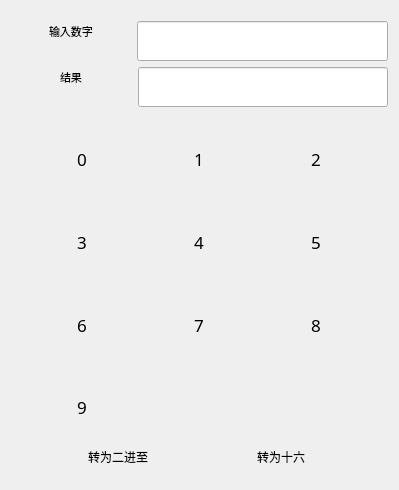
<?xml version="1.0" encoding="UTF-8"?>
<ui version="4.0">
 <class>Dialog</class>
 <widget class="QDialog" name="Dialog">
  <property name="geometry">
   <rect>
    <x>0</x>
    <y>0</y>
    <width>399</width>
    <height>490</height>
   </rect>
  </property>
  <property name="sizePolicy">
   <sizepolicy hsizetype="Ignored" vsizetype="Expanding">
    <horstretch>0</horstretch>
    <verstretch>0</verstretch>
   </sizepolicy>
  </property>
  <property name="minimumSize">
   <size>
    <width>399</width>
    <height>397</height>
   </size>
  </property>
  <property name="font">
   <font>
    <pointsize>6</pointsize>
   </font>
  </property>
  <property name="windowTitle">
   <string>Dialog</string>
  </property>
  <layout class="QVBoxLayout" name="verticalLayout_3">
   <item>
    <layout class="QVBoxLayout" name="verticalLayout">
     <item>
      <layout class="QHBoxLayout" name="horizontalLayout">
       <item alignment="Qt::AlignHCenter">
        <widget class="QLabel" name="label">
         <property name="sizePolicy">
          <sizepolicy hsizetype="Preferred" vsizetype="Preferred">
           <horstretch>0</horstretch>
           <verstretch>0</verstretch>
          </sizepolicy>
         </property>
         <property name="font">
          <font>
           <pointsize>8</pointsize>
          </font>
         </property>
         <property name="text">
          <string>输入数字</string>
         </property>
        </widget>
       </item>
       <item>
        <widget class="QLineEdit" name="lineEdit">
         <property name="sizePolicy">
          <sizepolicy hsizetype="Expanding" vsizetype="Expanding">
           <horstretch>0</horstretch>
           <verstretch>0</verstretch>
          </sizepolicy>
         </property>
         <property name="minimumSize">
          <size>
           <width>251</width>
           <height>40</height>
          </size>
         </property>
         <property name="maximumSize">
          <size>
           <width>250</width>
           <height>20</height>
          </size>
         </property>
         <property name="styleSheet">
          <string notr="true">QLineEdit{
setStyleSheet(&quot;font-size : 9px&quot;); 
}</string>
         </property>
        </widget>
       </item>
      </layout>
     </item>
     <item>
      <layout class="QHBoxLayout" name="horizontalLayout_2">
       <item alignment="Qt::AlignHCenter">
        <widget class="QLabel" name="label_2">
         <property name="sizePolicy">
          <sizepolicy hsizetype="Preferred" vsizetype="Preferred">
           <horstretch>0</horstretch>
           <verstretch>0</verstretch>
          </sizepolicy>
         </property>
         <property name="font">
          <font>
           <pointsize>8</pointsize>
          </font>
         </property>
         <property name="text">
          <string>结果</string>
         </property>
        </widget>
       </item>
       <item>
        <widget class="QLineEdit" name="result">
         <property name="sizePolicy">
          <sizepolicy hsizetype="Expanding" vsizetype="Expanding">
           <horstretch>0</horstretch>
           <verstretch>0</verstretch>
          </sizepolicy>
         </property>
         <property name="minimumSize">
          <size>
           <width>250</width>
           <height>40</height>
          </size>
         </property>
         <property name="maximumSize">
          <size>
           <width>250</width>
           <height>20</height>
          </size>
         </property>
         <property name="styleSheet">
          <string notr="true">QLineEdit{
setStyleSheet(&quot;font-size : 9px&quot;); 
}</string>
         </property>
        </widget>
       </item>
      </layout>
     </item>
    </layout>
   </item>
   <item>
    <layout class="QVBoxLayout" name="verticalLayout_2">
     <item>
      <layout class="QHBoxLayout" name="horizontalLayout_3">
       <item>
        <widget class="QPushButton" name="zerop">
         <property name="sizePolicy">
          <sizepolicy hsizetype="Preferred" vsizetype="Preferred">
           <horstretch>0</horstretch>
           <verstretch>0</verstretch>
          </sizepolicy>
         </property>
         <property name="minimumSize">
          <size>
           <width>80</width>
           <height>80</height>
          </size>
         </property>
         <property name="maximumSize">
          <size>
           <width>45</width>
           <height>45</height>
          </size>
         </property>
         <property name="font">
          <font>
           <family>Lucida Handwriting</family>
           <pointsize>13</pointsize>
          </font>
         </property>
         <property name="text">
          <string>0</string>
         </property>
         <property name="shortcut">
          <string notr="true"/>
         </property>
         <property name="flat">
          <bool>true</bool>
         </property>
        </widget>
       </item>
       <item>
        <widget class="QPushButton" name="onep">
         <property name="sizePolicy">
          <sizepolicy hsizetype="Preferred" vsizetype="Preferred">
           <horstretch>0</horstretch>
           <verstretch>0</verstretch>
          </sizepolicy>
         </property>
         <property name="minimumSize">
          <size>
           <width>80</width>
           <height>80</height>
          </size>
         </property>
         <property name="maximumSize">
          <size>
           <width>45</width>
           <height>45</height>
          </size>
         </property>
         <property name="font">
          <font>
           <family>Lucida Handwriting</family>
           <pointsize>13</pointsize>
          </font>
         </property>
         <property name="text">
          <string>1</string>
         </property>
         <property name="flat">
          <bool>true</bool>
         </property>
        </widget>
       </item>
       <item>
        <widget class="QPushButton" name="twop">
         <property name="sizePolicy">
          <sizepolicy hsizetype="Preferred" vsizetype="Preferred">
           <horstretch>0</horstretch>
           <verstretch>0</verstretch>
          </sizepolicy>
         </property>
         <property name="minimumSize">
          <size>
           <width>80</width>
           <height>80</height>
          </size>
         </property>
         <property name="maximumSize">
          <size>
           <width>45</width>
           <height>45</height>
          </size>
         </property>
         <property name="font">
          <font>
           <family>Lucida Handwriting</family>
           <pointsize>13</pointsize>
          </font>
         </property>
         <property name="text">
          <string>2</string>
         </property>
         <property name="flat">
          <bool>true</bool>
         </property>
        </widget>
       </item>
      </layout>
     </item>
     <item>
      <layout class="QHBoxLayout" name="horizontalLayout_4">
       <item>
        <widget class="QPushButton" name="threep">
         <property name="sizePolicy">
          <sizepolicy hsizetype="Preferred" vsizetype="Preferred">
           <horstretch>0</horstretch>
           <verstretch>0</verstretch>
          </sizepolicy>
         </property>
         <property name="minimumSize">
          <size>
           <width>80</width>
           <height>80</height>
          </size>
         </property>
         <property name="maximumSize">
          <size>
           <width>45</width>
           <height>45</height>
          </size>
         </property>
         <property name="font">
          <font>
           <family>Lucida Handwriting</family>
           <pointsize>13</pointsize>
          </font>
         </property>
         <property name="text">
          <string>3</string>
         </property>
         <property name="flat">
          <bool>true</bool>
         </property>
        </widget>
       </item>
       <item>
        <widget class="QPushButton" name="fourp">
         <property name="sizePolicy">
          <sizepolicy hsizetype="Preferred" vsizetype="Preferred">
           <horstretch>0</horstretch>
           <verstretch>0</verstretch>
          </sizepolicy>
         </property>
         <property name="minimumSize">
          <size>
           <width>80</width>
           <height>80</height>
          </size>
         </property>
         <property name="maximumSize">
          <size>
           <width>45</width>
           <height>45</height>
          </size>
         </property>
         <property name="font">
          <font>
           <family>Lucida Handwriting</family>
           <pointsize>13</pointsize>
          </font>
         </property>
         <property name="text">
          <string>4</string>
         </property>
         <property name="flat">
          <bool>true</bool>
         </property>
        </widget>
       </item>
       <item>
        <widget class="QPushButton" name="fivep">
         <property name="sizePolicy">
          <sizepolicy hsizetype="Preferred" vsizetype="Preferred">
           <horstretch>0</horstretch>
           <verstretch>0</verstretch>
          </sizepolicy>
         </property>
         <property name="minimumSize">
          <size>
           <width>80</width>
           <height>80</height>
          </size>
         </property>
         <property name="maximumSize">
          <size>
           <width>45</width>
           <height>45</height>
          </size>
         </property>
         <property name="font">
          <font>
           <family>Lucida Handwriting</family>
           <pointsize>13</pointsize>
          </font>
         </property>
         <property name="text">
          <string>5</string>
         </property>
         <property name="flat">
          <bool>true</bool>
         </property>
        </widget>
       </item>
      </layout>
     </item>
     <item>
      <layout class="QHBoxLayout" name="horizontalLayout_5">
       <item>
        <widget class="QPushButton" name="sixp">
         <property name="sizePolicy">
          <sizepolicy hsizetype="Preferred" vsizetype="Preferred">
           <horstretch>0</horstretch>
           <verstretch>0</verstretch>
          </sizepolicy>
         </property>
         <property name="minimumSize">
          <size>
           <width>80</width>
           <height>80</height>
          </size>
         </property>
         <property name="maximumSize">
          <size>
           <width>45</width>
           <height>45</height>
          </size>
         </property>
         <property name="font">
          <font>
           <family>Lucida Handwriting</family>
           <pointsize>13</pointsize>
          </font>
         </property>
         <property name="text">
          <string>6</string>
         </property>
         <property name="flat">
          <bool>true</bool>
         </property>
        </widget>
       </item>
       <item>
        <widget class="QPushButton" name="sevenp">
         <property name="sizePolicy">
          <sizepolicy hsizetype="Preferred" vsizetype="Preferred">
           <horstretch>0</horstretch>
           <verstretch>0</verstretch>
          </sizepolicy>
         </property>
         <property name="minimumSize">
          <size>
           <width>80</width>
           <height>80</height>
          </size>
         </property>
         <property name="maximumSize">
          <size>
           <width>45</width>
           <height>45</height>
          </size>
         </property>
         <property name="font">
          <font>
           <family>Lucida Handwriting</family>
           <pointsize>13</pointsize>
          </font>
         </property>
         <property name="text">
          <string>7</string>
         </property>
         <property name="flat">
          <bool>true</bool>
         </property>
        </widget>
       </item>
       <item>
        <widget class="QPushButton" name="eightp">
         <property name="sizePolicy">
          <sizepolicy hsizetype="Preferred" vsizetype="Preferred">
           <horstretch>0</horstretch>
           <verstretch>0</verstretch>
          </sizepolicy>
         </property>
         <property name="minimumSize">
          <size>
           <width>80</width>
           <height>80</height>
          </size>
         </property>
         <property name="maximumSize">
          <size>
           <width>45</width>
           <height>45</height>
          </size>
         </property>
         <property name="font">
          <font>
           <family>Lucida Handwriting</family>
           <pointsize>13</pointsize>
          </font>
         </property>
         <property name="text">
          <string>8</string>
         </property>
         <property name="flat">
          <bool>true</bool>
         </property>
        </widget>
       </item>
      </layout>
     </item>
     <item>
      <layout class="QHBoxLayout" name="horizontalLayout_7">
       <item>
        <widget class="QPushButton" name="ninep">
         <property name="sizePolicy">
          <sizepolicy hsizetype="Preferred" vsizetype="Preferred">
           <horstretch>0</horstretch>
           <verstretch>0</verstretch>
          </sizepolicy>
         </property>
         <property name="minimumSize">
          <size>
           <width>80</width>
           <height>80</height>
          </size>
         </property>
         <property name="maximumSize">
          <size>
           <width>45</width>
           <height>45</height>
          </size>
         </property>
         <property name="font">
          <font>
           <family>Lucida Handwriting</family>
           <pointsize>13</pointsize>
          </font>
         </property>
         <property name="text">
          <string>9</string>
         </property>
         <property name="flat">
          <bool>true</bool>
         </property>
        </widget>
       </item>
       <item>
        <widget class="QPushButton" name="sevenp_2">
         <property name="enabled">
          <bool>false</bool>
         </property>
         <property name="sizePolicy">
          <sizepolicy hsizetype="Preferred" vsizetype="Preferred">
           <horstretch>0</horstretch>
           <verstretch>0</verstretch>
          </sizepolicy>
         </property>
         <property name="minimumSize">
          <size>
           <width>80</width>
           <height>80</height>
          </size>
         </property>
         <property name="maximumSize">
          <size>
           <width>45</width>
           <height>45</height>
          </size>
         </property>
         <property name="font">
          <font>
           <family>Lucida Handwriting</family>
           <pointsize>13</pointsize>
          </font>
         </property>
         <property name="text">
          <string/>
         </property>
         <property name="flat">
          <bool>true</bool>
         </property>
        </widget>
       </item>
       <item>
        <widget class="QPushButton" name="eightp_2">
         <property name="enabled">
          <bool>false</bool>
         </property>
         <property name="sizePolicy">
          <sizepolicy hsizetype="Preferred" vsizetype="Preferred">
           <horstretch>0</horstretch>
           <verstretch>0</verstretch>
          </sizepolicy>
         </property>
         <property name="minimumSize">
          <size>
           <width>80</width>
           <height>80</height>
          </size>
         </property>
         <property name="maximumSize">
          <size>
           <width>45</width>
           <height>45</height>
          </size>
         </property>
         <property name="font">
          <font>
           <family>Lucida Handwriting</family>
           <pointsize>13</pointsize>
          </font>
         </property>
         <property name="text">
          <string/>
         </property>
         <property name="autoDefault">
          <bool>false</bool>
         </property>
         <property name="flat">
          <bool>true</bool>
         </property>
        </widget>
       </item>
      </layout>
     </item>
    </layout>
   </item>
   <item>
    <layout class="QHBoxLayout" name="horizontalLayout_6">
     <item>
      <widget class="QPushButton" name="transition_2">
       <property name="sizePolicy">
        <sizepolicy hsizetype="Preferred" vsizetype="Preferred">
         <horstretch>0</horstretch>
         <verstretch>0</verstretch>
        </sizepolicy>
       </property>
       <property name="minimumSize">
        <size>
         <width>100</width>
         <height>45</height>
        </size>
       </property>
       <property name="maximumSize">
        <size>
         <width>45</width>
         <height>45</height>
        </size>
       </property>
       <property name="font">
        <font>
         <family>Bookman Old Style</family>
         <pointsize>9</pointsize>
        </font>
       </property>
       <property name="text">
        <string>转为二进至</string>
       </property>
       <property name="flat">
        <bool>true</bool>
       </property>
      </widget>
     </item>
     <item>
      <widget class="QPushButton" name="transition_16">
       <property name="sizePolicy">
        <sizepolicy hsizetype="Preferred" vsizetype="Preferred">
         <horstretch>0</horstretch>
         <verstretch>0</verstretch>
        </sizepolicy>
       </property>
       <property name="minimumSize">
        <size>
         <width>100</width>
         <height>45</height>
        </size>
       </property>
       <property name="maximumSize">
        <size>
         <width>45</width>
         <height>45</height>
        </size>
       </property>
       <property name="font">
        <font>
         <family>Bookman Old Style</family>
         <pointsize>9</pointsize>
        </font>
       </property>
       <property name="text">
        <string>转为十六</string>
       </property>
       <property name="flat">
        <bool>true</bool>
       </property>
      </widget>
     </item>
    </layout>
   </item>
  </layout>
 </widget>
 <resources/>
 <connections/>
</ui>
